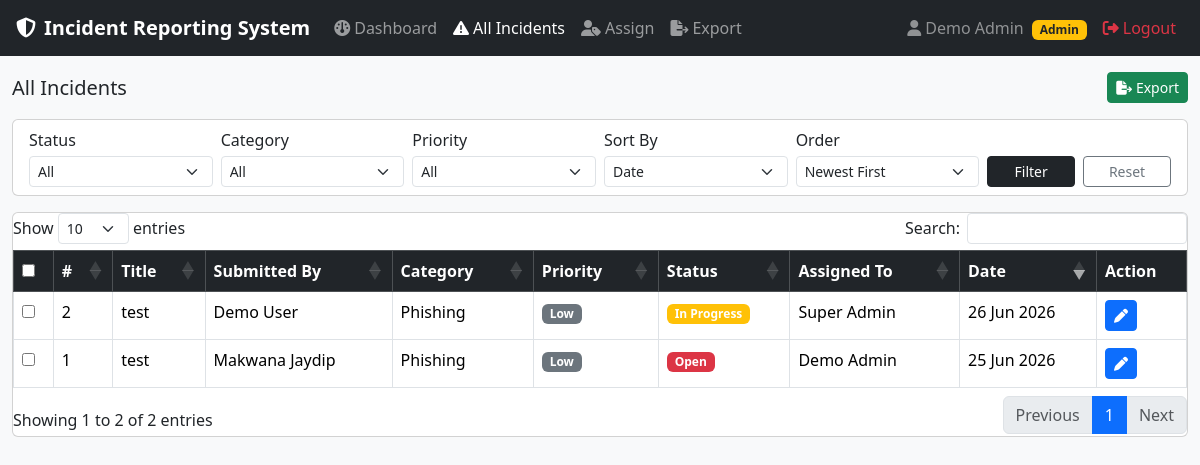
The page /admin/incidents.php (signed in) on the database its author committed.
### tables this page shows
CREATE TABLE `incidents` (
  `id` int(10) UNSIGNED NOT NULL,
  `user_id` int(10) UNSIGNED NOT NULL,
  `assigned_to` int(10) UNSIGNED DEFAULT NULL,
  `title` varchar(255) NOT NULL,
  `description` text NOT NULL,
  `category` enum('Phishing','Malware','Ransomware','Unauthorized Access','DDoS','Data Breach','Social Engineering','Other') NOT NULL,
  `priority` enum('Low','Medium','High') NOT NULL DEFAULT 'Medium',
  `status` enum('Open','In Progress','Resolved') NOT NULL DEFAULT 'Open',
  `evidence_path` varchar(500) DEFAULT NULL,
  `resolved_at` datetime DEFAULT NULL,
  `created_at` datetime NOT NULL DEFAULT current_timestamp(),
  `updated_at` datetime NOT NULL DEFAULT current_timestamp() ON UPDATE current_timestamp()
);

CREATE TABLE `users` (
  `id` int(10) UNSIGNED NOT NULL,
  `name` varchar(100) NOT NULL,
  `email` varchar(150) NOT NULL,
  `password` varchar(255) NOT NULL,
  `role` enum('user','admin','superadmin') NOT NULL DEFAULT 'user',
  `is_blocked` tinyint(1) NOT NULL DEFAULT 0,
  `created_at` datetime NOT NULL DEFAULT current_timestamp(),
  `updated_at` datetime NOT NULL DEFAULT current_timestamp() ON UPDATE current_timestamp()
);

### admin/incidents.php (the view, shortened to what this page needs)
<?php
$db        = getDB();
$sortBy         = $_GET['sort']     ?? 'created_at';
$sortOrder      = $_GET['order']    ?? 'DESC';
$sortOrder = strtoupper($sortOrder) === 'ASC' ? 'ASC' : 'DESC';
$where = "WHERE 1=1";
$incidents = mysqli_query($db, "
    SELECT i.*, u.name as user_name,
           a.name as assigned_name
    FROM incidents i
    JOIN users u ON u.id = i.user_id
    LEFT JOIN users a ON a.id = i.assigned_to
    $where
    ORDER BY i.$sortBy $sortOrder
");
require_once __DIR__ . '/../includes/header.php';
require_once __DIR__ . '/../includes/sidebar.php';
?>
<div class="d-flex justify-content-between align-items-center mb-3">
    <h5 class="mb-0">All Incidents</h5>
    <a href="<?= BASE_URL ?>/admin/export.php" class="btn btn-sm btn-success">
        <i class="fa fa-file-export me-1"></i>Export
    </a>
</div>
<div class="card mb-3">
    <div class="card-body py-2">
        <form method="GET" class="row g-2 align-items-end">
            <div class="col-md-2">
                <label class="form-label mb-1">Status</label>
                <select name="status" class="form-select form-select-sm">
                    <option value="">All</option>
                </select>
            </div>
            <div class="col-md-2">
                <label class="form-label mb-1">Category</label>
                <select name="category" class="form-select form-select-sm">
                    <option value="">All</option>
                </select>
            </div>
            <div class="col-md-2">
                <label class="form-label mb-1">Priority</label>
                <select name="priority" class="form-select form-select-sm">
                    <option value="">All</option>
                </select>
            </div>
            <div class="col-md-2">
                <label class="form-label mb-1">Sort By</label>
                <select name="sort" class="form-select form-select-sm">
                    <?php foreach (['created_at'=>'Date','priority'=>'Priority','status'=>'Status'] as $val=>$label): ?>
                        <option value="<?= $val ?>" <?= $sortBy === $val ? 'selected':'' ?>><?= $label ?></option>
                    <?php endforeach; ?>
                </select>
            </div>
            <div class="col-md-2">
                <label class="form-label mb-1">Order</label>
                <select name="order" class="form-select form-select-sm">
                    <option value="DESC" <?= $sortOrder === 'DESC' ? 'selected':'' ?>>Newest First</option>
                </select>
            </div>
            <div class="col-md-1">
                <button type="submit" class="btn btn-sm btn-dark w-100">Filter</button>
            </div>
            <div class="col-md-1">
                <a href="incidents.php" class="btn btn-sm btn-outline-secondary w-100">Reset</a>
            </div>
        </form>
    </div>
</div>
<div class="card">
    <div class="card-body p-0">
        <table class="table table-bordered table-hover mb-0" id="incidentTable">
            <thead class="table-dark">
                <tr>
                    <th><input type="checkbox" id="selectAll"></th>
                    <th>#</th>
                    <th>Title</th>
                    <th>Submitted By</th>
                    <th>Category</th>
                    <th>Priority</th>
                    <th>Status</th>
                    <th>Assigned To</th>
                    <th>Date</th>
                    <th>Action</th>
                </tr>
            </thead>
            <tbody>
            <?php if (mysqli_num_rows($incidents) === 0): ?>
                <tr>
                    <td colspan="10" class="text-center text-muted py-3">No incidents found.</td>
                </tr>
            <?php else: ?>
                <?php while ($row = mysqli_fetch_assoc($incidents)): ?>
                <tr>
                    <td>
                        <input type="checkbox" class="row-check" value="<?= $row['id'] ?>">
                    </td>
                    <td><?= $row['id'] ?></td>
                    <td><?= htmlspecialchars($row['title']) ?></td>
                    <td><?= htmlspecialchars($row['user_name']) ?></td>
                    <td><?= $row['category'] ?></td>
                    <td>
                        <?php $pc = $row['priority'] === 'High' ? 'danger' : ($row['priority'] === 'Medium' ? 'warning' : 'secondary'); ?>
                        <span class="badge bg-<?= $pc ?>"><?= $row['priority'] ?></span>
                    </td>
                    <td>
                        <?php $sc = $row['status'] === 'Resolved' ? 'success' : ($row['status'] === 'In Progress' ? 'warning' : 'danger'); ?>
                        <span class="badge bg-<?= $sc ?>"><?= $row['status'] ?></span>
                    </td>
                    <td><?= $row['assigned_name'] ? htmlspecialchars($row['assigned_name']) : '<span class="text-muted">—</span>' ?></td>
                    <td><?= date('d M Y', strtotime($row['created_at'])) ?></td>
                    <td>
                        <button class="btn btn-sm btn-primary"
                                onclick="openEdit(<?= $row['id'] ?>,'<?= addslashes($row['title']) ?>','<?= $row['status'] ?>','<?= $row['priority'] ?>','<?= $row['category'] ?>')">
                            <i class="fa fa-pen"></i>
                        </button>
                    </td>
                </tr>
                <?php endwhile; ?>
            <?php endif; ?>
            </tbody>
        </table>
    </div>
</div>
<?php
require_once __DIR__ . '/../includes/footer.php';
?>

### rows shown on the page
incidents: id "2", title "test", user.name "Demo User", category "Phishing", priority "Low", status "In Progress", assigned_to.name "Super Admin", created_at "26 Jun 2026"
incidents: id "1", title "test", user.name "Makwana Jaydip", category "Phishing", priority "Low", status "Open", assigned_to.name "Demo Admin", created_at "25 Jun 2026"

### other values the page prints
APP_NAME "Incident Reporting System"
$currentName "Demo Admin"
$currentRole "Admin"
form field sort "Date"
